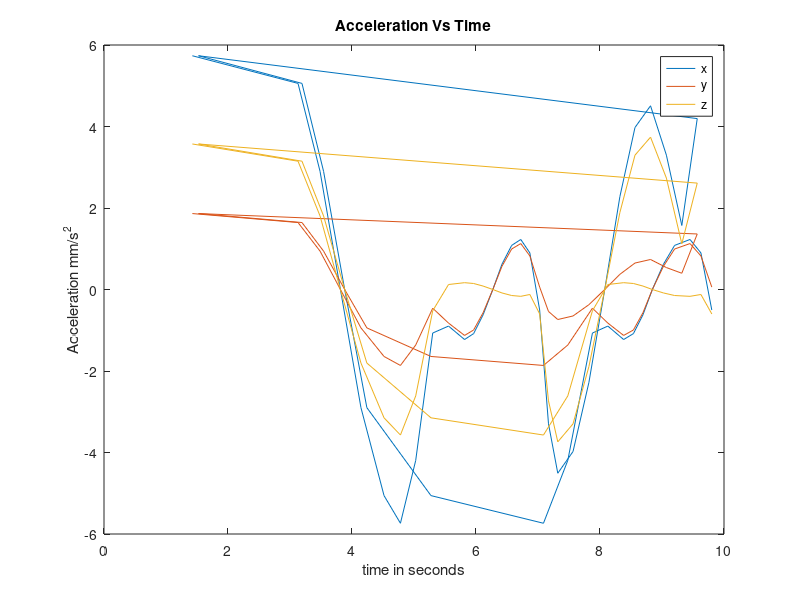

Write the MATLAB code that produced this figure.
data = csvread('3D_plot.txt');
%% plot 1

plot3(data(:,1),data(:,2),data(:,3));
title('Task Space Values');
grid on

%% plot 2
plot(data(:,4),data(:,1));
hold on
plot(data(:,4),data(:,2));
plot(data(:,4),data(:,3));
hold off 
title('Positon vs Time');
xlabel('time in seconds');
ylabel('distance in mm');
legend('x','y','z');
%% plot 3

dx = data(2:end,1)-data(1:end-1,1);
dy = data(2:end,2)-data(1:end-1,2);
dz = data(2:end,3)-data(1:end-1,3);
dt = data(2:end,4)-data(1:end-1,4);
vx = dx./dt;
vy = dy./dt;
vz = dz./dt;
plot(data(1:end-1,4),vx);
hold on
plot(data(1:end-1,4),vy);
plot(data(1:end-1,4),vz);
hold 
title('Velocity Vs Time');
xlabel('time in seconds');
ylabel('velocity mm/s');
legend('x','y','z');
%% plot 3 tentative
dtdx = gradient(data(:,4)) ./ gradient(data(:,1));
dtdy = gradient(data(:,4)) ./ gradient(data(:,2));
dtdz = gradient(data(:,4)) ./ gradient(data(:,3));
plot(data(:,4),dtdx);
hold on
plot(data(:,4),dtdy);
plot(data(:,4),dtdz);
hold off
legend('x','y','z');
%% plot 4
ax = dx(2:end)-dx(1:end-1);
ay = dy(2:end)-dy(1:end-1);
az = dz(2:end)-dz(1:end-1);
dt = data(2:end-1,4)-data(1:end-2,4);
plot(data(1:end-2,4),ax);
hold on
plot(data(1:end-2,4),ay);
plot(data(1:end-2,4),az);
hold off
title('Acceleration Vs Time');
xlabel('time in seconds');
ylabel('acceleration mm/s');
legend('x','y','z');

%% 
data = csvread('3D_plot_54.txt');
%% plot 1

plot3(data(:,1),data(:,2),data(:,3));
title('Task Space Values');
grid on

%% plot 2
plot(data(:,4),data(:,1));
hold on
plot(data(:,4),data(:,2));
plot(data(:,4),data(:,3));
hold off 
title('Positon vs Time');
xlabel('time in seconds');
ylabel('distance in mm');
legend('x','y','z');
%% plot 3

dx = data(2:end,1)-data(1:end-1,1);
dy = data(2:end,2)-data(1:end-1,2);
dz = data(2:end,3)-data(1:end-1,3);
dt = data(2:end,4)-data(1:end-1,4);
vx = dx./dt;
vy = dy./dt;
vz = dz./dt;
plot(data(1:end-1,4),vx);
hold on
plot(data(1:end-1,4),vy);
plot(data(1:end-1,4),vz);
hold off
title('Velocity Vs Time');
xlabel('time in seconds');
ylabel('velocity mm/s');
legend('x','y','z');
%% plot 3 tentative
dtdx = gradient(data(:,4)) ./ gradient(data(:,1));
dtdy = gradient(data(:,4)) ./ gradient(data(:,2));
dtdz = gradient(data(:,4)) ./ gradient(data(:,3));
plot(data(:,4),dtdx);
hold on
plot(data(:,4),dtdy);
plot(data(:,4),dtdz);
hold off
legend('x','y','z');
%% plot 4
ax = dx(2:end)-dx(1:end-1);
ay = dy(2:end)-dy(1:end-1);
az = dz(2:end)-dz(1:end-1);
dt = data(2:end-1,4)-data(1:end-2,4);
plot(data(1:end-2,4),ax);
hold on
plot(data(1:end-2,4),ay);
plot(data(1:end-2,4),az);
hold off
title('Acceleration Vs Time');
xlabel('time in seconds');
ylabel('Acceleration mm/s^2');
legend('x','y','z');
